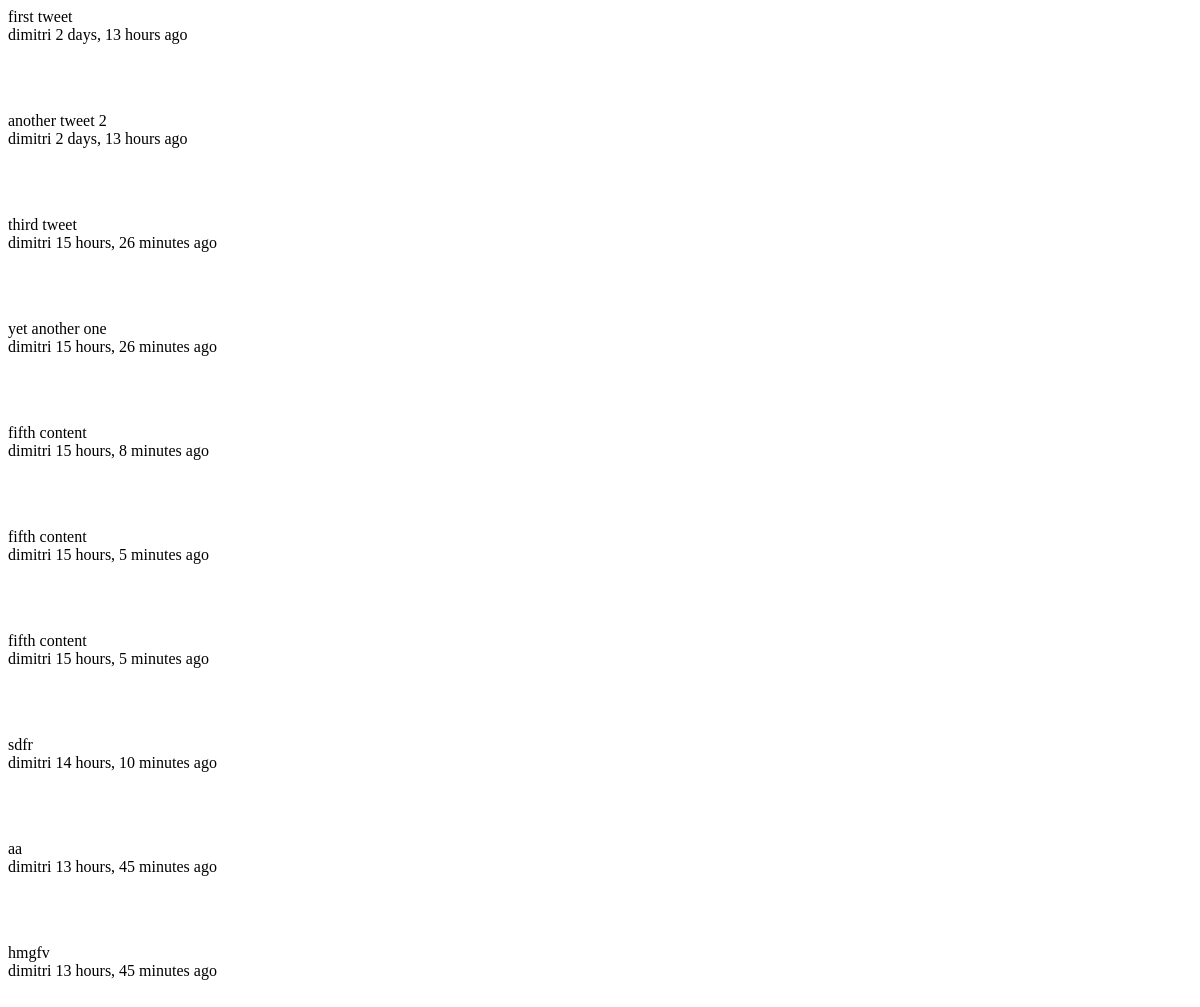
Page /tweet/ on the earlier database version.
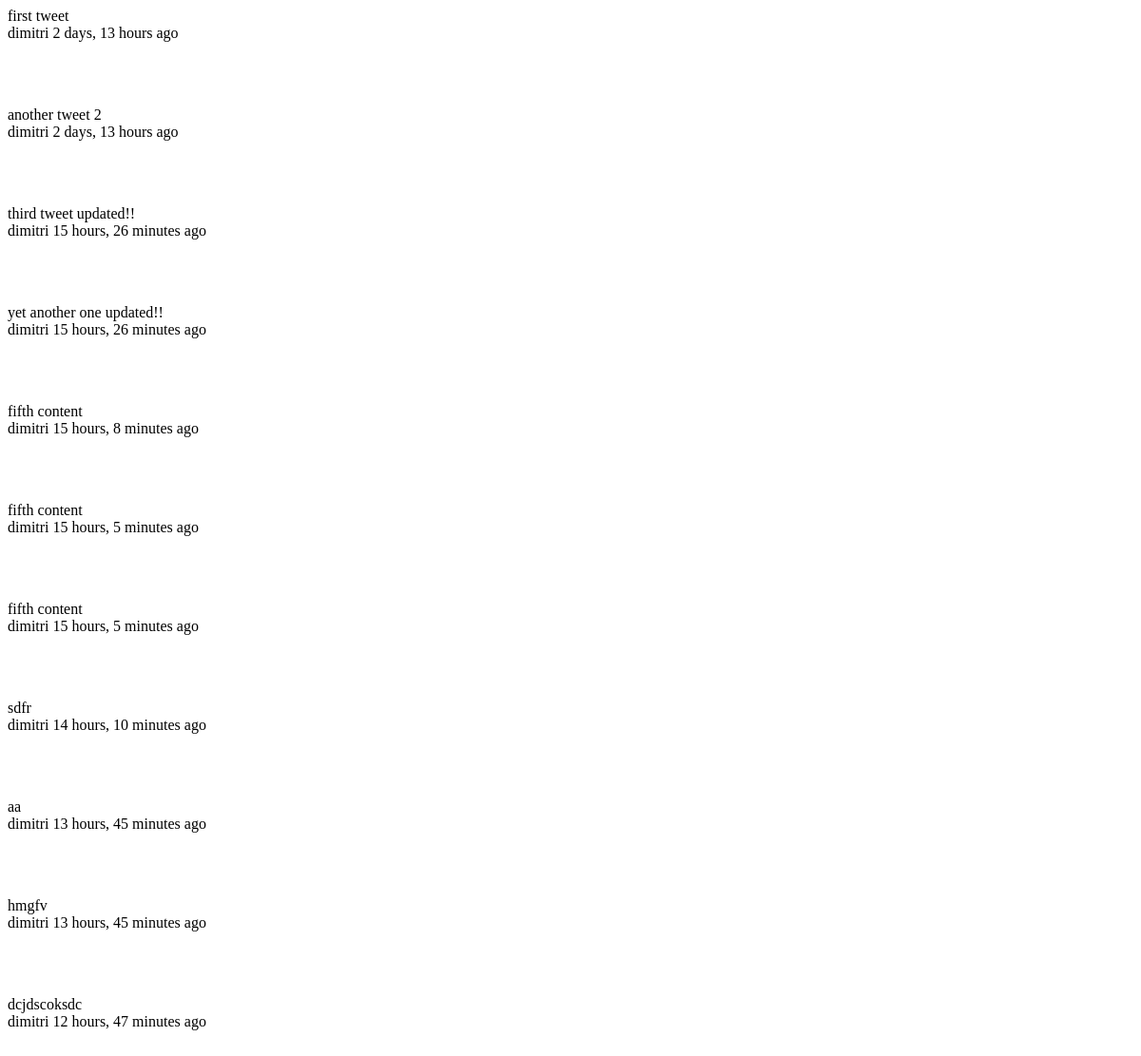
Same page on the later database version.
### tweets/models.py (models this page shows, shortened)
class Tweet(models.Model):
    user = models.ForeignKey(settings.AUTH_USER_MODEL, on_delete=models.CASCADE)
    content = models.CharField(max_length=140, validators =[validate_content])
    update = models.DateTimeField(auto_now = True)
    timestamp = models.DateTimeField(auto_now_add=True)

### tweets/views.py (the view)
class TweetListView(ListView):
    queryset = Tweet.objects.all()
    def get_context_data(self, *args, **kwargs):
        context = super(TweetListView, self).get_context_data(*args, **kwargs)
        return context
    template_name = 'tweets/list_view.html'

### tweets/templates/tweets/list_view.html
{% for obj in object_list%}
<p>{{obj.content}}<br/>
{{obj.user}}
{{obj.timestamp|timesince}} ago</p><br/><br/>
{%endfor%}

Differences in the rows shown:
changed Tweet: content "third tweet" → "third tweet updated!!"
changed Tweet: content "yet another one" → "yet another one updated!!"
added Tweet: content "dcjdscoksdc", user "dimitri", timestamp "12 hours, 47 minutes"
